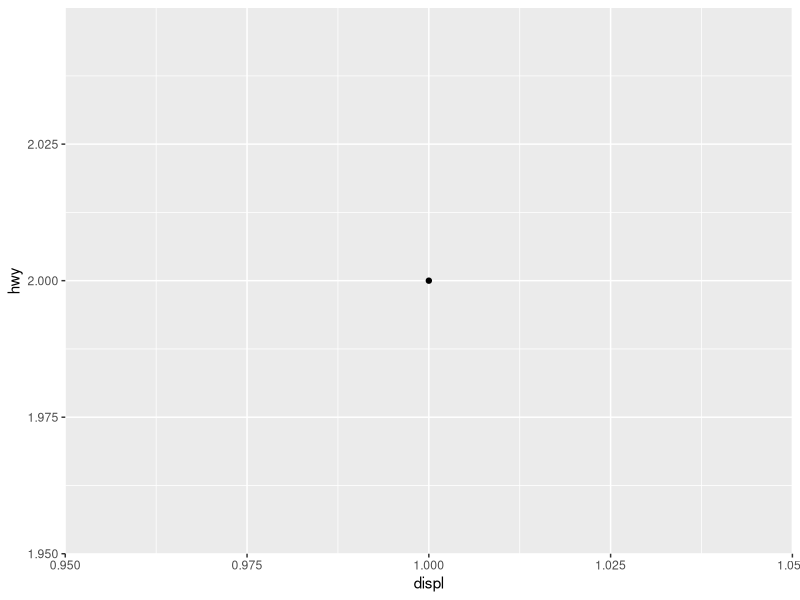
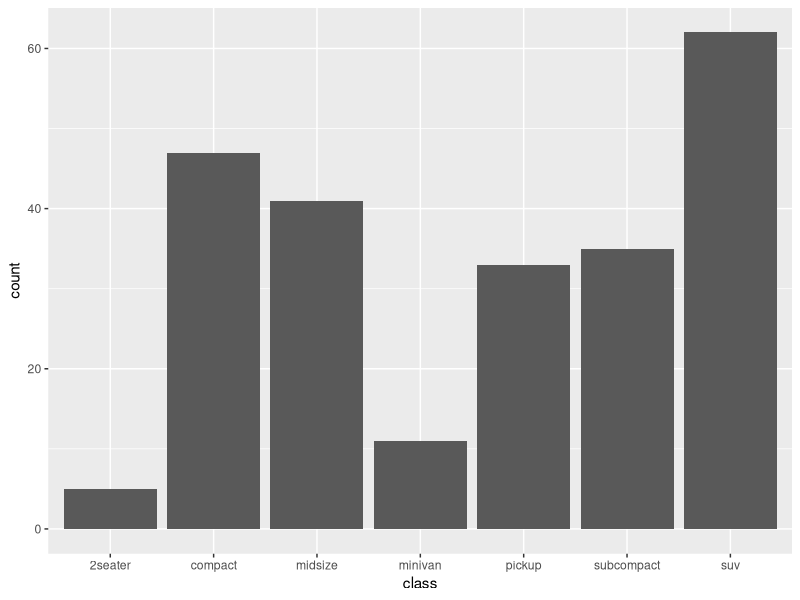

Here is the R script that generated these plots, in order:
# Lab 1

# Workflow: basics

# 1
# There's a typo in the variable name

# 2
library(tidyverse)
displ <- 1
hwy <- 2
ggplot(dTA = mpg) + 
  geom_point(mapping = aes(x = displ, y = hwy)) +
  geom_smooth(method = "lm")

# 3
# alt + shift + K opens the keyboard shortcuts

# 4
my_bar_plot <- ggplot(mpg, aes(x = class)) +
  geom_bar()
my_scatter_plot <- ggplot(mpg, aes(x = cty, y = hwy)) +
  geom_point()
ggsave(filename = "mpg-plot.png", plot = my_bar_plot)

# my_bar_plot was saved
